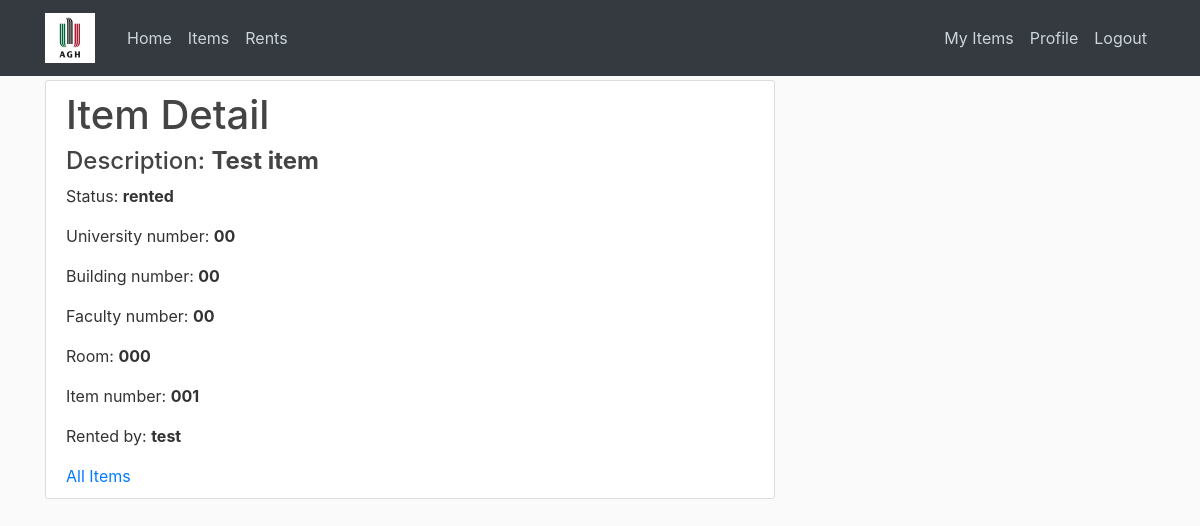
The page /items/2/ (signed in) on the database as committed earlier.
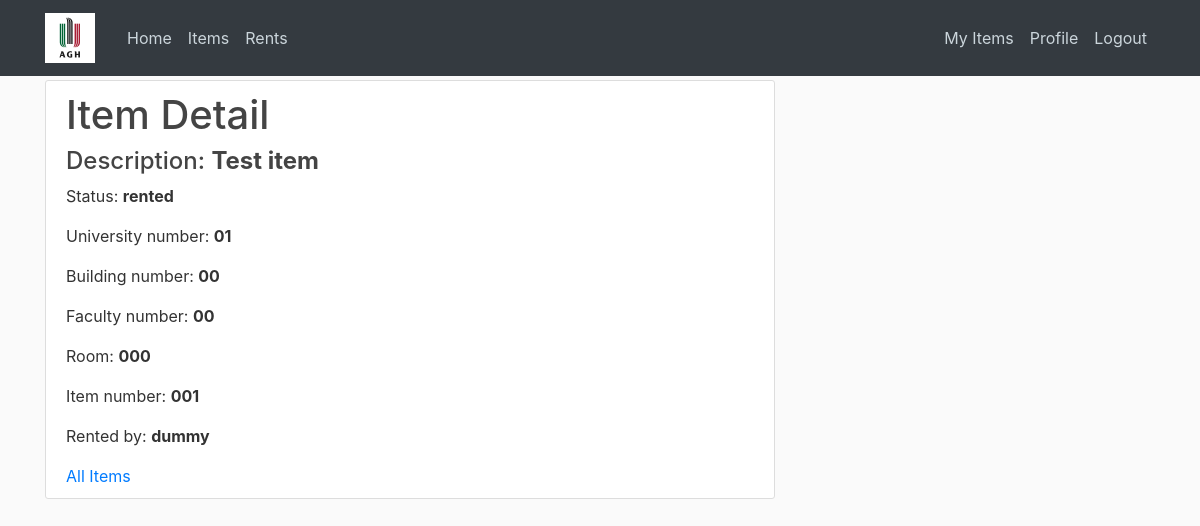
The same page on the database as committed later.
### items/models.py (models this page shows, shortened)
class Item(models.Model):
    ITEM_STATUS = (
        ('rented','Rented'),
        ('available','Available'),
        ('missing','Missing'),
    )
    university_number   = models.CharField(max_length=2, null=True)
    building_number     = models.CharField(max_length=2, null=True)
    faculty_number      = models.CharField(max_length=2, null=True)
    room_number         = models.CharField(max_length=3, null=True)
    item_number         = models.CharField(max_length=3, unique=True)
    description         = models.CharField(max_length=50)
    status              = models.CharField(choices=ITEM_STATUS, default='available', max_length=30)
    rented_by           = models.ForeignKey(settings.AUTH_USER_MODEL, null=True, blank=True, on_delete=models.CASCADE)

### items/views.py (the view)
# urls.py: path('items/<int:pk>/', items_views.ItemDetailView.as_view(), name='items-detail'),
class ItemDetailView(PermissionRequiredMixin, LoginRequiredMixin, generic.DetailView):
    model = Item
    template_name = 'items/items_detail.html'
    permission_required = 'items.view_item'
    def get_object(self):
        item = Item.objects.filter(pk=self.kwargs['pk']).first()
        return item
    def get_context_data(self, **kwargs):
        context = super().get_context_data(**kwargs)
        context["teacher_permission"] = _has_group_permission(self.request.user, ['Teacher', 'admin'])
        return context

### items/api/permissons.py (called while the page is built)
def _is_in_group(user, group_name):
    if user.is_superuser:
        return True
    try:
        return Group.objects.get(name=group_name).user_set.filter(id=user.id).exists()
    except Group.DoesNotExist:
        return None

def _has_group_permission(user, required_groups):
    return any([_is_in_group(user, group_name) for group_name in required_groups])

### items/templatetags/usertags.py (called while the page is built)
@register.filter(name='has_group')
def has_group(user, group_name):
    group = Group.objects.get(name=group_name)
    return True if group in user.groups.all() else False

### items/templates/items/items_detail.html (shortened to what this page needs)
{% extends 'items/base.html' %}
{% block content %}
<div class="content-section">
    <h1>Item Detail</h1>
    <h4>Description: <b>{{ item.description }}</b></h4>
    <p>Status: <b>{{ item.status }}</b></p>
    <p>University number: <b>{{item.university_number}}</b></p>
    <p>Building number: <b>{{item.building_number}}</b></p>
    <p>Faculty number: <b>{{item.faculty_number}}</b></p>
    <p>Room: <b>{{item.room_number}}</b></p>
    <p>Item number: <b>{{item.item_number}}</b></p>
    <p>Rented by: <b>{{item.rented_by}}</b></p>
    <a href="{% url 'items:items-list'%}">All Items</a>
</div>
{% endblock content %}

Rows that differ between the two databases and show on the page:
changed Item "Test item": university_number "00" → "01"; rented_by "test" → "dummy"
